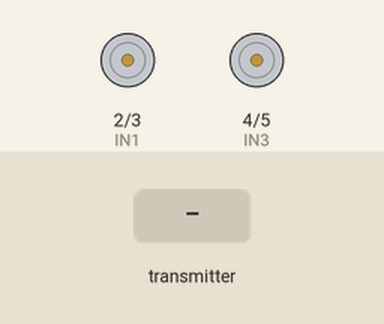
A sketch run on a simulated Arduino Uno, built with avr-gcc and run on an emulated ATmega328P. Parts: motor-driver pin pairs drawn as motors (green arrow = first pin HIGH = forward, orange = second pin HIGH = backward, longer = more drive). The inputs (shaded band) are chosen by the test bench. No radio packets arrive unless stated.

Above: at 1.2 s.
1.3 s: the transmitter starts sending receivedData.0 = 0
At 2.5 s:
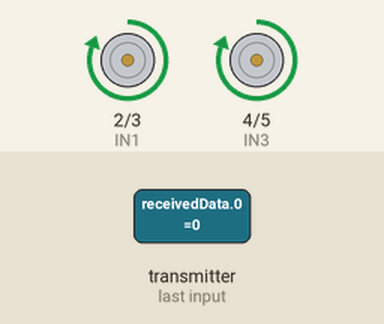
2.8 s: the transmitter starts sending receivedData.1 = 512
At 3.7 s:
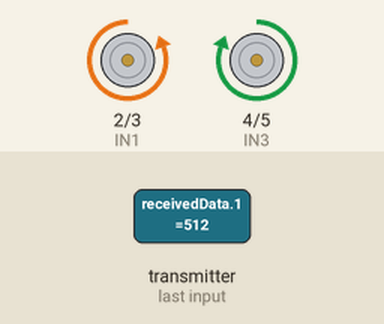
4.3 s: the transmitter starts sending receivedData.0 = 1023
At 4.8 s:
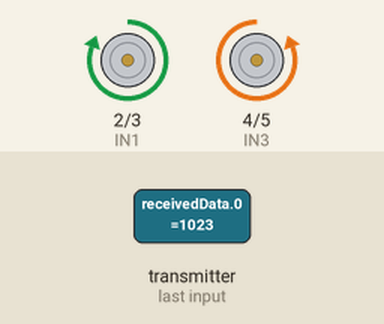
5.8 s: the transmitter starts sending receivedData.1 = 1023
At 7.0 s:
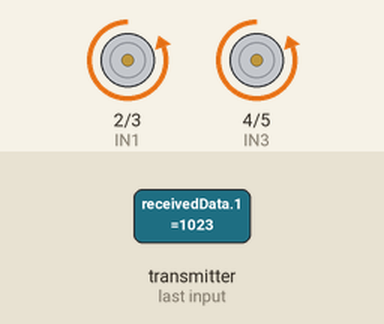
7.3 s: the transmitter starts sending receivedData.1 = 0
At 8.3 s:
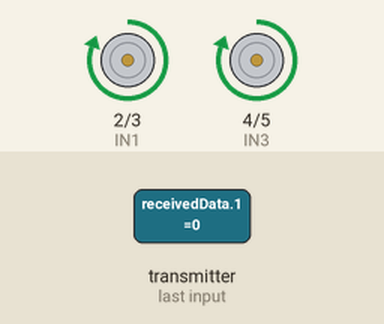
Timing chart, 0 to 9.8 s (numbered marks = the images above; inputs shaded):
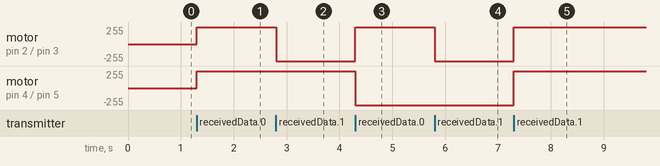

The sketch:

rc_car1_code.ino
```cpp
#include <SPI.h>
#include <nRF24L01.h>
#include <RF24.h>

RF24 radio(7, 8);
const byte address[6] = "00001";
int receivedData[2];

// L298N Motor Control Pins
int IN1 = 2; // Left Motors
int IN2 = 3;
int IN3 = 4; // Right Motors
int IN4 = 5;

void setup() {
  pinMode(IN1, OUTPUT);
  pinMode(IN2, OUTPUT);
  pinMode(IN3, OUTPUT);
  pinMode(IN4, OUTPUT);

  radio.begin();
  radio.openReadingPipe(0, address);
  radio.setPALevel(RF24_PA_MIN);
  radio.startListening();
}

void loop() {
  if (radio.available()) {
    radio.read(&receivedData, sizeof(receivedData));
    int x = receivedData[0]; // Left/Right
    int y = receivedData[1]; // Forward/Backward

    if (y > 600) { // Joystick Pushed UP -> Drive Forward
      digitalWrite(IN1, LOW);  digitalWrite(IN2, HIGH);
      digitalWrite(IN3, LOW);  digitalWrite(IN4, HIGH);
    }
    else if (y < 400) { // Joystick Pulled DOWN -> Drive Reverse
      digitalWrite(IN1, HIGH); digitalWrite(IN2, LOW);
      digitalWrite(IN3, HIGH); digitalWrite(IN4, LOW);
    }
    else if (x > 600) { // INVERTED: Turn Right
      digitalWrite(IN1, HIGH); digitalWrite(IN2, LOW);
      digitalWrite(IN3, LOW);  digitalWrite(IN4, HIGH);
    }
    else if (x < 400) { // INVERTED: Turn Left
      digitalWrite(IN1, LOW);  digitalWrite(IN2, HIGH);
      digitalWrite(IN3, HIGH); digitalWrite(IN4, LOW);
    }
    else { // Joystick Centered -> Stop
      digitalWrite(IN1, LOW); digitalWrite(IN2, LOW);
      digitalWrite(IN3, LOW); digitalWrite(IN4, LOW);
    }
  }
}
```

Measured:
- after the input at 1.3 s, motor on pin 2 (IN1) / pin 3 (IN2), motor on pin 4 (IN3) / pin 5 (IN4): stopped → forward 255/255 at once
- after the input at 2.8 s, motor on pin 2 (IN1) / pin 3 (IN2): forward 255/255 → backward 255/255 at once
- after the input at 4.3 s, motor on pin 2 (IN1) / pin 3 (IN2): backward 255/255 → forward 255/255 at once; motor on pin 4 (IN3) / pin 5 (IN4): forward 255/255 → backward 255/255 at once
- after the input at 5.8 s, motor on pin 2 (IN1) / pin 3 (IN2): forward 255/255 → backward 255/255 at once
- after the input at 7.3 s, motor on pin 2 (IN1) / pin 3 (IN2), motor on pin 4 (IN3) / pin 5 (IN4): backward 255/255 → forward 255/255 at once
